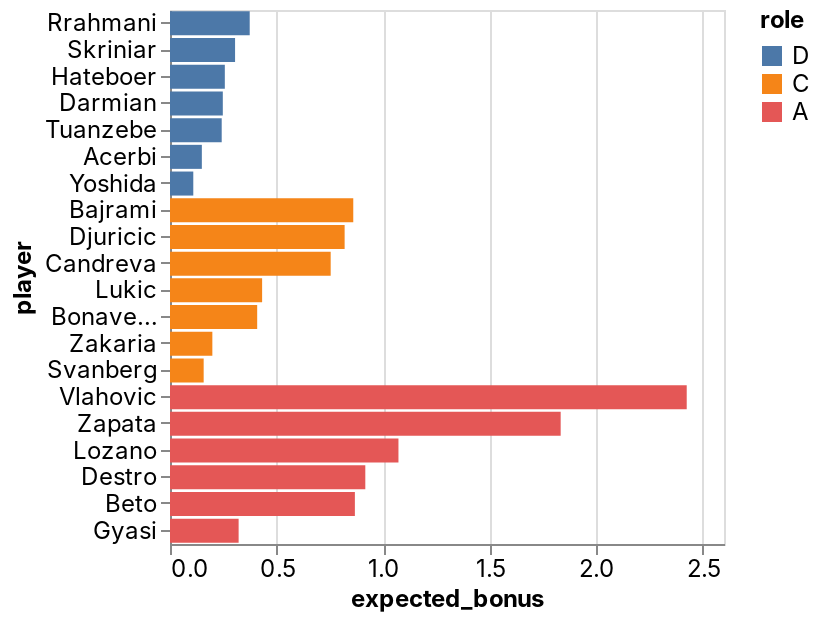

This figure's notebook cell:
### Code cell
_deepnote_run_altair(team, """{"$schema":"https://vega.github.io/schema/vega-lite/v4.json","mark":{"type":"bar","tooltip":{"content":"data"}},"height":220,"autosize":{"type":"fit"},"data":{"name":"placeholder"},"encoding":{"x":{"field":"expected_bonus","type":"quantitative","sort":null,"scale":{"type":"linear","zero":false}},"y":{"field":"player","type":"nominal","sort":null,"scale":{"type":"linear","zero":true}},"color":{"field":"role","type":"nominal","sort":null,"scale":{"type":"linear","zero":false}}}}""")

### Figure 1 — Vega-Lite specification as saved in the notebook (floating-point values rounded to 4 significant figures)
{"config": {"view": {"continuousWidth": 400, "continuousHeight": 300}, "area": {"fill": "#51C0E9"}, "axis": {"labelFont": "Inter, sans-serif", "labelFontSize": 12, "labelFontWeight": "normal", "labelLimit": 60, "labelOverlap": "greedy", "titleFont": "Inter, sans-serif", "titleFontSize": 12, "titleFontWeight": "bold"}, "background": "#ffffff", "legend": {"labelFont": "Inter, sans-serif", "labelFontSize": 12, "titleFont": "Inter, sans-serif", "titleFontSize": 12, "titleFontWeight": "bold"}, "line": {"stroke": "#51C0E9", "strokeWidth": 2}, "rect": {"fill": "#51C0E9"}, "title": {"anchor": "start", "color": "#000000", "font": "Inter, sans-serif", "fontSize": 22, "fontWeight": "normal"}}, "data": {"name": "data-4b7611beb0fe55779bb9ab39b8ff2fe3"}, "mark": {"type": "bar", "tooltip": {"content": "data"}}, "autosize": {"type": "fit"}, "encoding": {"color": {"type": "nominal", "field": "role", "scale": {"type": "linear", "zero": false}, "sort": null}, "x": {"type": "quantitative", "field": "expected_bonus", "scale": {"type": "linear", "zero": false}, "sort": null}, "y": {"type": "nominal", "field": "player", "scale": {"type": "linear", "zero": true}, "sort": null}}, "height": 300, "width": "container", "$schema": "https://vega.github.io/schema/vega-lite/v4.json", "datasets": {"data-4b7611beb0fe55779bb9ab39b8ff2fe3": [{"fanta_team": "AI sereje ja dejeDe jebe tu de jebere", "role": "D", "player": "Rrahmani", "team": "Napoli", "opponent": "Udinese", "date": "2022-03-19T00:00:00", "expected_bonus": 0.3741}, {"fanta_team": "AI sereje ja dejeDe jebe tu de jebere", "role": "D", "player": "Skriniar", "team": "Inter", "opponent": "Fiorentina", "date": "2022-03-19T00:00:00", "expected_bonus": 0.3054}, {"fanta_team": "AI sereje ja dejeDe jebe tu de jebere", "role": "D", "player": "Hateboer", "team": "Atalanta", "opponent": "Bologna", "date": "2022-03-20T00:00:00", "expected_bonus": 0.2573}, {"fanta_team": "AI sereje ja dejeDe jebe tu de jebere", "role": "D", "player": "Darmian", "team": "Inter", "opponent": "Fiorentina", "date": "2022-03-19T00:00:00", "expected_bonus": 0.2479}, {"fanta_team": "AI sereje ja dejeDe jebe tu de jebere", "role": "D", "player": "Tuanzebe", "team": "Napoli", "opponent": "Udinese", "date": "2022-03-19T00:00:00", "expected_bonus": 0.2426}, {"fanta_team": "AI sereje ja dejeDe jebe tu de jebere", "role": "D", "player": "Acerbi", "team": "Lazio", "opponent": "Roma", "date": "2022-03-20T00:00:00", "expected_bonus": 0.1495}, {"fanta_team": "AI sereje ja dejeDe jebe tu de jebere", "role": "D", "player": "Yoshida", "team": "Sampdoria", "opponent": "Venezia", "date": "2022-03-20T00:00:00", "expected_bonus": 0.1093}, {"fanta_team": "AI sereje ja dejeDe jebe tu de jebere", "role": "C", "player": "Bajrami", "team": "Empoli", "opponent": "Verona", "date": "2022-03-20T00:00:00", "expected_bonus": 0.8601}, {"fanta_team": "AI sereje ja dejeDe jebe tu de jebere", "role": "C", "player": "Djuricic", "team": "Sassuolo", "opponent": "Spezia", "date": "2022-03-18T00:00:00", "expected_bonus": 0.8196}, {"fanta_team": "AI sereje ja dejeDe jebe tu de jebere", "role": "C", "player": "Candreva", "team": "Sampdoria", "opponent": "Venezia", "date": "2022-03-20T00:00:00", "expected_bonus": 0.7541}, {"fanta_team": "AI sereje ja dejeDe jebe tu de jebere", "role": "C", "player": "Lukic", "team": "Torino", "opponent": "Genoa", "date": "2022-03-18T00:00:00", "expected_bonus": 0.4323}, {"fanta_team": "AI sereje ja dejeDe jebe tu de jebere", "role": "C", "player": "Bonaventura", "team": "Fiorentina", "opponent": "Inter", "date": "2022-03-19T00:00:00", "expected_bonus": 0.4092}, {"fanta_team": "AI sereje ja dejeDe jebe tu de jebere", "role": "C", "player": "Zakaria", "team": "Juventus", "opponent": "Salernitana", "date": "2022-03-20T00:00:00", "expected_bonus": 0.1988}, {"fanta_team": "AI sereje ja dejeDe jebe tu de jebere", "role": "C", "player": "Svanberg", "team": "Bologna", "opponent": "Atalanta", "date": "2022-03-20T00:00:00", "expected_bonus": 0.158}, {"fanta_team": "AI sereje ja dejeDe jebe tu de jebere", "role": "A", "player": "Vlahovic", "team": "Juventus", "opponent": "Salernitana", "date": "2022-03-20T00:00:00", "expected_bonus": 2.425}, {"fanta_team": "AI sereje ja dejeDe jebe tu de jebere", "role": "A", "player": "Zapata", "team": "Atalanta", "opponent": "Bologna", "date": "2022-03-20T00:00:00", "expected_bonus": 1.834}, {"fanta_team": "AI sereje ja dejeDe jebe tu de jebere", "role": "A", "player": "Lozano", "team": "Napoli", "opponent": "Udinese", "date": "2022-03-19T00:00:00", "expected_bonus": 1.072}, {"fanta_team": "AI sereje ja dejeDe jebe tu de jebere", "role": "A", "player": "Destro", "team": "Genoa", "opponent": "Torino", "date": "2022-03-18T00:00:00", "expected_bonus": 0.9166}, {"fanta_team": "AI sereje ja dejeDe jebe tu de jebere", "role": "A", "player": "Beto", "team": "Udinese", "opponent": "Napoli", "date": "2022-03-19T00:00:00", "expected_bonus": 0.8677}, {"fanta_team": "AI sereje ja dejeDe jebe tu de jebere", "role": "A", "player": "Gyasi", "team": "Spezia", "opponent": "Sassuolo", "date": "2022-03-18T00:00:00", "expected_bonus": 0.3221}]}}
